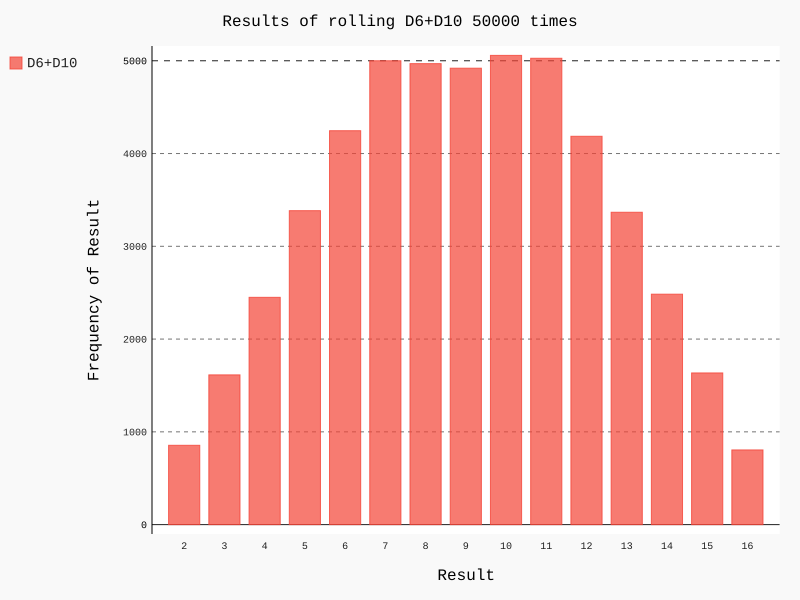

Write Python code to recreate this figure.
from die import Die
import pygal
#创建D6和D10
die_1=Die()
die_2=Die(10)

results=[]
for roll_num in range(50000):
	result=die_1.roll()+die_2.roll()
	results.append(result)

#分析结果
frequencies=[]#装的出现次数
max_result=die_1.num_sides+die_2.num_sides
for value in range(2,max_result+1):
	frequency=results.count(value)
	#count用来统计
	frequencies.append(frequency)
#对结果可视化
hist=pygal.Bar()
hist.title="Results of rolling D6+D10 50000 times"
hist.x_labels=[]
for i in range(2,17):
	hist.x_labels.append(str(i))


hist.x_title="Result"
hist.y_title="Frequency of Result"

hist.add('D6+D10',frequencies)
hist.render_to_file('different_dice.svg')
#print(frequencies)
